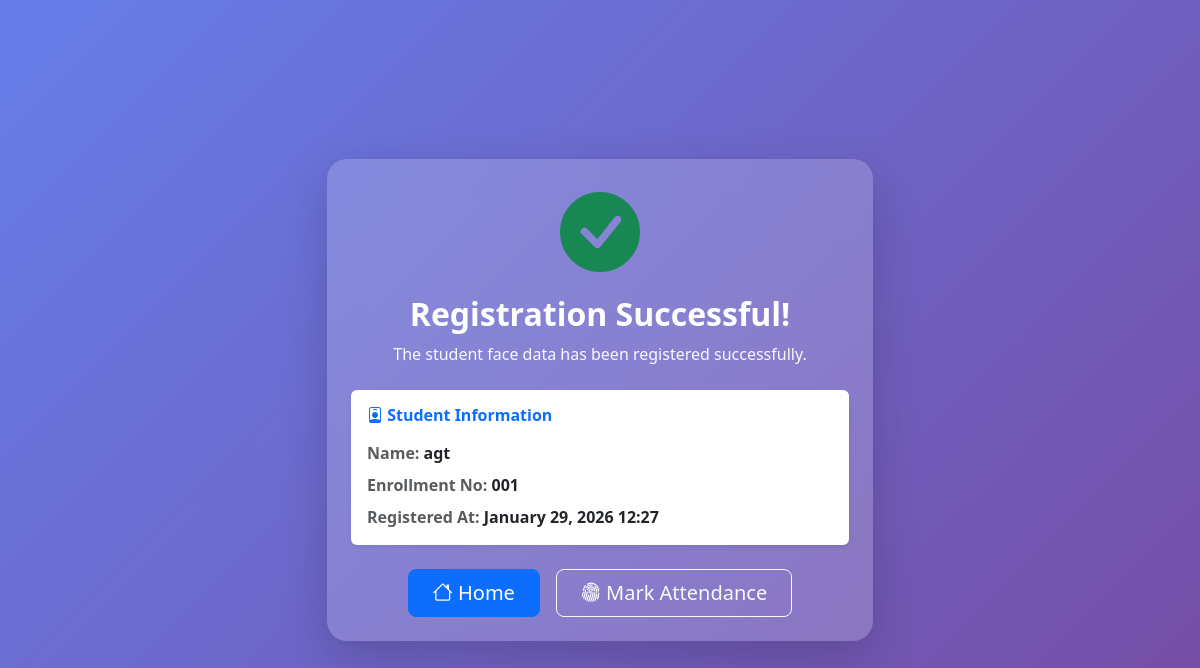
Screenshot of /registration-success/11/ with the database file from the repository.
### app/models.py (models this page shows, shortened)
class Student(models.Model):
    name = models.CharField(max_length=100)
    enrollment_number = models.CharField(max_length=20, unique=True)
    face_encoding = models.TextField()
    registered_at = models.DateTimeField(auto_now_add=True, null=True, blank=True)
    is_active = models.BooleanField(default=True)
    class Meta:
        ordering = ['name']

### app/views.py (the view)
# urls.py: path('registration-success/<int:student_id>/', registration_success, name='registration_success'),
def registration_success(request, student_id):
    try:
        student = Student.objects.get(id=student_id)
        return render(request, 'registration_success.html', {'student': student})
    except Student.DoesNotExist:
        return redirect('register')

### app/templates/registration_success.html (shortened to what this page needs)
<!DOCTYPE html>
<html lang="en">
<head>
    <link href="https://cdn.jsdelivr.net/npm/bootstrap@5.3.2/dist/css/bootstrap.min.css" rel="stylesheet">
    <link href="https://cdn.jsdelivr.net/npm/bootstrap-icons/font/bootstrap-icons.css" rel="stylesheet">
</head>
<body class="d-flex align-items-center justify-content-center">
    <div class="container">
        <div class="row justify-content-center">
            <div class="col-md-7 col-lg-6">
                <div class="card glass-card shadow-lg border-0 text-center p-4">
                    <div class="mb-3">
                        <i class="bi bi-check-circle-fill text-success display-1"></i>
                    </div>
                    <h2 class="fw-bold text-white mb-2">
                        Registration Successful!
                    </h2>
                    <p class="text-light mb-4">
                        The student face data has been registered successfully.
                    </p>
                    <div class="card border-0 shadow-sm mb-4">
                        <div class="card-body text-start">
                            <h6 class="fw-bold text-primary mb-3">
                                <i class="bi bi-person-badge"></i> Student Information
                            </h6>
                            <p class="mb-2">
                                <span class="fw-semibold text-muted">Name:</span>
                                <span class="fw-bold">{{ student.name }}</span>
                            </p>
                            <p class="mb-2">
                                <span class="fw-semibold text-muted">Enrollment No:</span>
                                <span class="fw-bold">{{ student.enrollment_number }}</span>
                            </p>
                            <p class="mb-0">
                                <span class="fw-semibold text-muted">Registered At:</span>
                                <span class="fw-bold">
                                    {{ student.registered_at|date:"F d, Y H:i" }}
                                </span>
                            </p>
                        </div>
                    </div>
                    <div class="d-flex justify-content-center gap-3 flex-wrap">
                        <a href="{% url 'home' %}" class="btn btn-primary btn-lg px-4">
                            <i class="bi bi-house"></i> Home
                        </a>
                        <a href="{% url 'attendance' %}" class="btn btn-outline-light btn-lg px-4">
                            <i class="bi bi-fingerprint"></i> Mark Attendance
                        </a>
                    </div>
                </div>
            </div>
        </div>
    </div>
</body>
</html>

### app/templates/registration_success.html (style rules this page uses)
body { min-height: 100vh; background: linear-gradient(135deg, #667eea, #764ba2); }
.glass-card { background: rgba(255, 255, 255, 0.18); backdrop-filter: blur(15px); border-radius: 20px; }

### rows the page displays
Student: name "agt", enrollment_number "001", registered_at "January 29, 2026 12:27"
